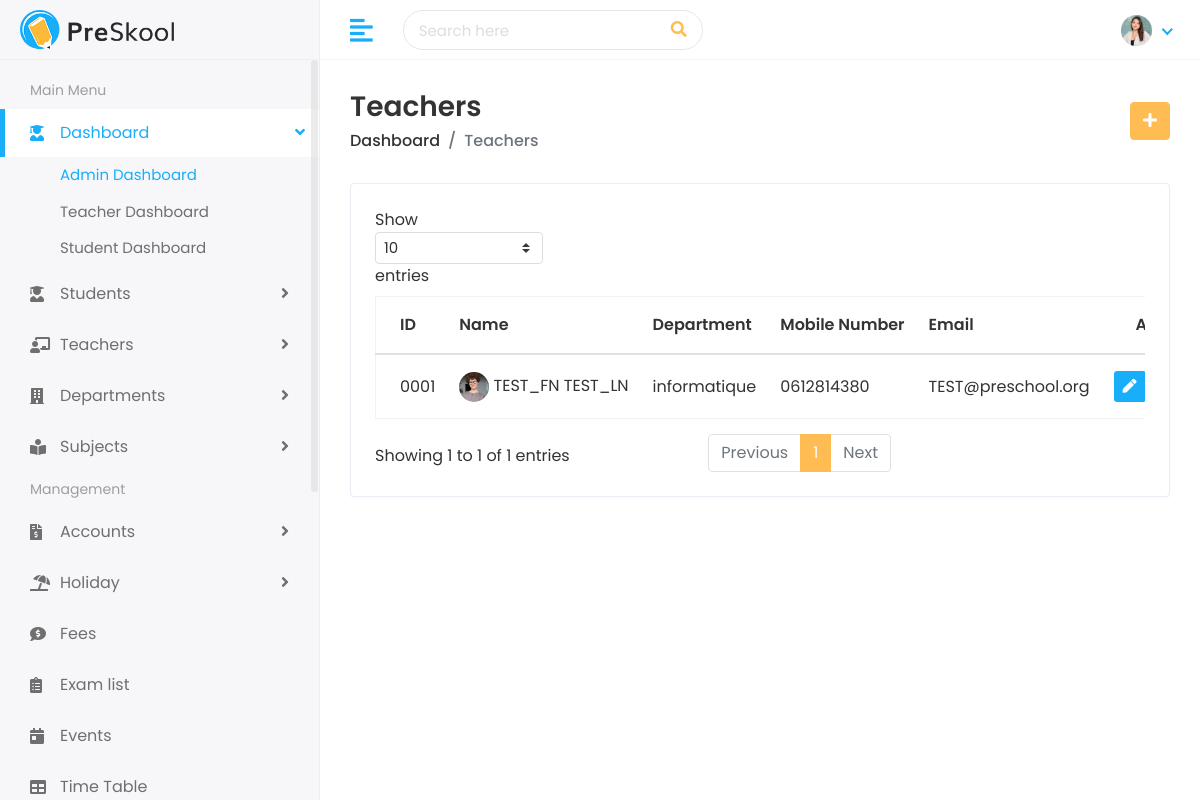
The app's page /teachers/ (signed in) with its own data.
### faculty/models.py (models this page shows, shortened)
class Teacher(models.Model):
    first_name = models.CharField(max_length=100)
    last_name = models.CharField(max_length=100)
    teacher_id = models.CharField(max_length=20, unique=True)
    gender = models.CharField(max_length=10, choices=[('Male', 'Male'), ('Female', 'Female')])
    date_of_birth = models.DateField()
    joining_date = models.DateField()
    mobile_number = models.CharField(max_length=15)
    experience = models.CharField(max_length=50, blank=True)
    avatar = models.ImageField(upload_to='teachers/', blank=True)
    department = models.ForeignKey(Department, on_delete=models.SET_NULL, null=True, related_name='teachers')
    email = models.EmailField(max_length=100, blank=True)
    address = models.TextField(blank=True)

class Department(models.Model):
    department_id = models.CharField(max_length=20, unique=True)
    name = models.CharField(max_length=100)
    head_of_department = models.CharField(max_length=100, blank=True)
    start_year = models.IntegerField()
    students_capacity = models.IntegerField()

### faculty/views.py (the view)
# urls.py: path('teachers/', views.teacher_list, name='teacher_list'),
@role_required(['admin', 'teacher', 'student'])
def teacher_list(request):
    teachers = Teacher.objects.all()
    context = {'teacher_list': teachers}
    return render(request, 'teachers/teachers.html', context)

### templates/teachers/teachers.html (shortened to what this page needs)
{% extends 'Home/base.html' %}
{% load static %}
{% block body %}
<div class="page-wrapper">
    <div class="content container-fluid">
        <div class="page-header">
            <div class="row align-items-center">
                <div class="col">
                    <h3 class="page-title">Teachers</h3>
                    <ul class="breadcrumb">
                        <li class="breadcrumb-item"><a href="">Dashboard</a></li>
                        <li class="breadcrumb-item active">Teachers</li>
                    </ul>
                </div>
                <div class="col-auto text-right float-right ml-auto">
                    <a href="{% url 'add_teacher' %}" class="btn btn-primary"><i class="fas fa-plus"></i></a>
                </div>
            </div>
        </div>
        <div class="row">
            <div class="col-sm-12">
                <div class="card card-table">
                    <div class="card-body">
                        <div class="table-responsive">
                            <table class="table table-hover table-center mb-0 datatable">
                                <thead>
                                    <tr>
                                        <th>ID</th>
                                        <th>Name</th>
                                        <th>Department</th>
                                        <th>Mobile Number</th>
                                        <th>Email</th>
                                        <th class="text-right">Action</th>
                                    </tr>
                                </thead>
                                <tbody>
                                    {% for teacher in teacher_list %}
                                    <tr>
                                        <td>{{ teacher.teacher_id }}</td>
                                        <td>
                                            <h2><a href="{% url 'view_teacher' teacher.teacher_id %}">
                                                {% if teacher.avatar %}
                                                <img class="avatar-img rounded-circle" src="{{ teacher.avatar.url }}" alt="User Image" width="30">
                                                {% else %}
                                                <img class="avatar-img rounded-circle" src="{% static 'assets/img/profiles/avatar-02.jpg' %}" alt="User Image" width="30">
                                                {% endif %}
                                                {{ teacher.first_name }} {{ teacher.last_name }}</a>
                                            </h2>
                                        </td>
                                        <td>{{ teacher.department.name }}</td>
                                        <td>{{ teacher.mobile_number }}</td>
                                        <td>{{ teacher.email }}</td>
                                        <td class="text-right">
                                            <div class="actions">
                                                <a href="{% url 'edit_teacher' teacher.teacher_id %}" class="btn btn-sm bg-success-light mr-2">
                                                    <i class="fas fa-pen"></i>
                                                </a>
                                            </div>
                                        </td>
                                    </tr>
                                    {% endfor %}
                                </tbody>
                            </table>
                        </div>
                    </div>
                </div>
            </div>
        </div>
    </div>
</div>
{% endblock %}

### static/assets/css/style.css (style rules this page uses)
html { height: 100%; }
body { background-color: #fff; color: #333; font-family: 'Poppins', sans-serif; font-size: 1rem; height: 100%; line-height: 1.5; overflow-x: hidden; }
h1, h2, h3, h4, h5, h6 { font-family: 'Poppins', sans-serif; margin-top: 0; }
ul, ol { padding: 0px; list-style: none; }
.table { color: #333; max-width: 100%; margin-bottom: 0; width: 100%; }
.table.dataTable { border-collapse: collapse !important; border: 1px solid rgba(0, 0, 0, 0.05); }
table.table td h2 { display: inline-block; font-size: inherit; font-weight: 400; margin: 0; padding: 0; vertical-align: middle; }
table.table td h2 a { color: #333; }
.table thead tr th { font-weight: 600; }
.table tbody tr { border-bottom: 1px solid rgba(0, 0, 0, 0.05); }
.table.table-center td, .table.table-center th { vertical-align: middle; }
.card-table .card-body .table > thead > tr > th { border-top: 0; }
.card-table .card-body .table tr td:first-child, .card-table .card-body .table tr th:first-child { padding-left: 1.5rem; }
.card-table .card-body .table tr td:last-child, .card-table .card-body .table tr th:last-child { padding-right: 1.5rem; }
.card-table .table td, .card-table .table th { border-top: 1px solid #e2e5e8; padding: 1rem 0.75rem; white-space: nowrap; }
.btn-primary { background-color: #FFBC53; border: 1px solid #FFBC53; }
.card { border: 1px solid #ececf5; box-shadow: 0 1px 3px 0 rgba(0, 0, 0, 0.03); margin-bottom: 1.875rem; }
.card-body { padding: 1.5rem; }
.bg-success-light { background-color: #18aefa; color: #fff; }
.page-wrapper { margin-left: 320px; padding-top: 60px; position: relative; transition: all 0.4s ease; }
.page-wrapper > .content { padding: 1.875rem 1.875rem 0; }
.page-header { margin-bottom: 1.875rem; }
.page-header .breadcrumb { background-color: transparent; color: #6c757d; font-size: 1rem; font-weight: 500; margin-bottom: 0; padding: 0; }
.page-header .breadcrumb a { color: #333; }
.page-title { font-size: 28px; font-weight: 600; color: #333; margin-bottom: 5px; }

### records on screen
Teacher: teacher_id "0001", first_name "TEST_FN", last_name "TEST_LN", department.name "informatique", mobile_number "0612814380", email "TEST@preschool.org"
